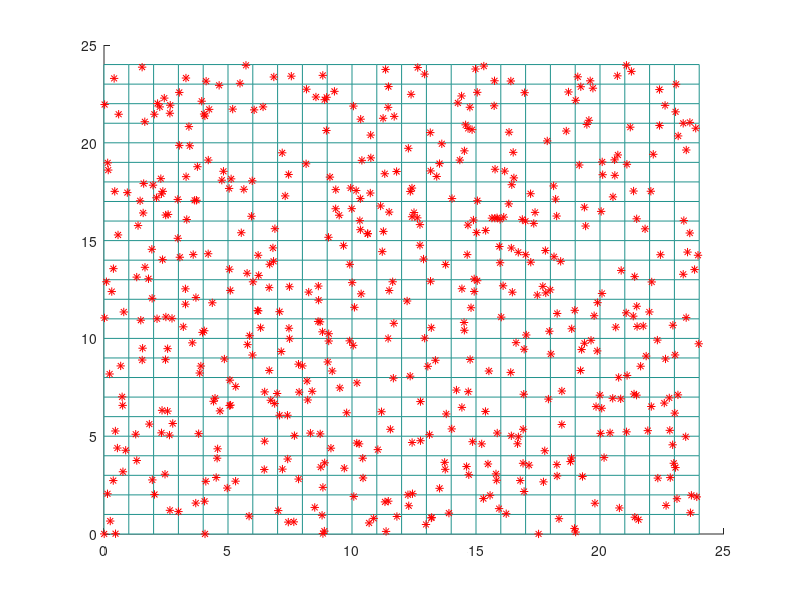
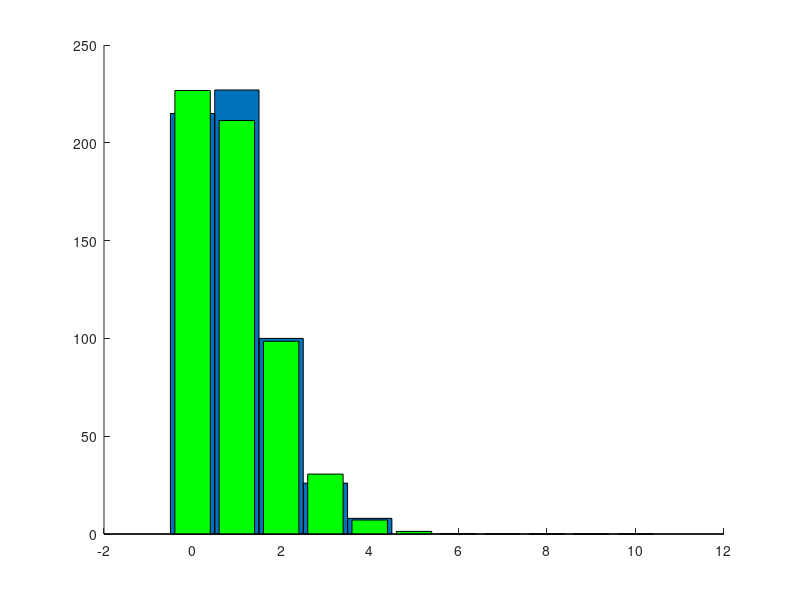

Write MATLAB code to recreate these figures, in order.
clear variables;
close all;
clc;

%% a
n_cases=24;
cx=[0:n_cases];
cy=[0:n_cases];
[CX,CY]=meshgrid(cx,cy);
hold on
mesh(CX,CY,zeros(n_cases+1,n_cases+1));

%% b
M = zeros(n_cases ,n_cases);
x = zeros(1 ,n_cases+1);
y = x;
n_impact = 537;

for k=1:n_impact
    x(k) = 24*rand(1,1);
    y(k) = 24*rand(1,1);
    i = ceil(x(k));
    j = ceil(y(k));
    M(i,j) = M(i,j) + 1;
end

plot(x,y, 'r*')

M=M(:);
Valmax = 10;


[h_emp, xout] = hist(M(:),0:Valmax);

EcartTypeEmp = std(M)

figure(2)
hold on
bar(xout, h_emp, 1)


%% c
lambda = n_impact/n_cases^2;
P = zeros(1,Valmax+1);
for k = 0: Valmax
    P(k+1) = (lambda^k * exp(-lambda))/ (factorial(k)) ;
end

EcartTypeTheo = sqrt(lambda)

bar(xout, P*n_cases^2, 'g')


